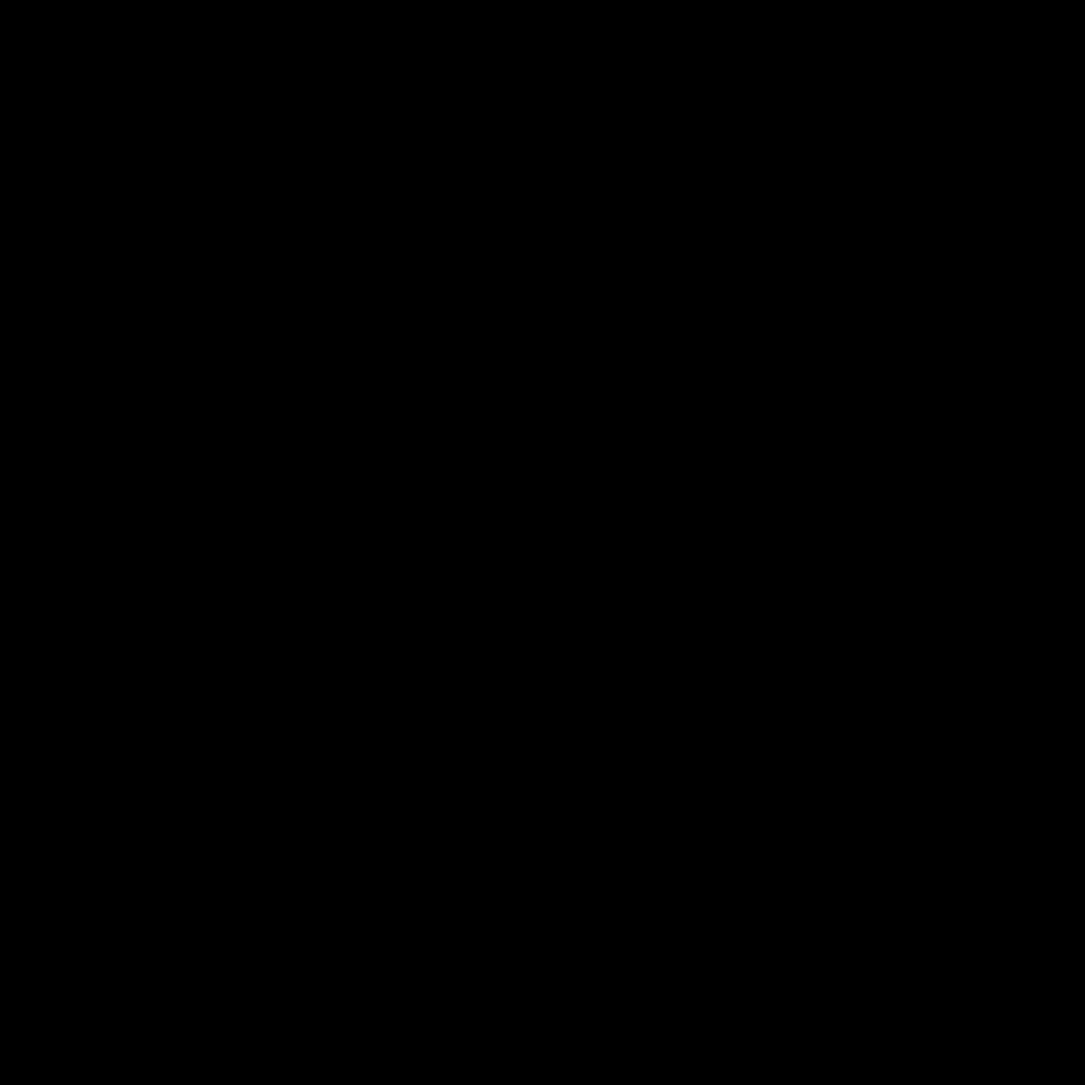
Frame 1 (no input)
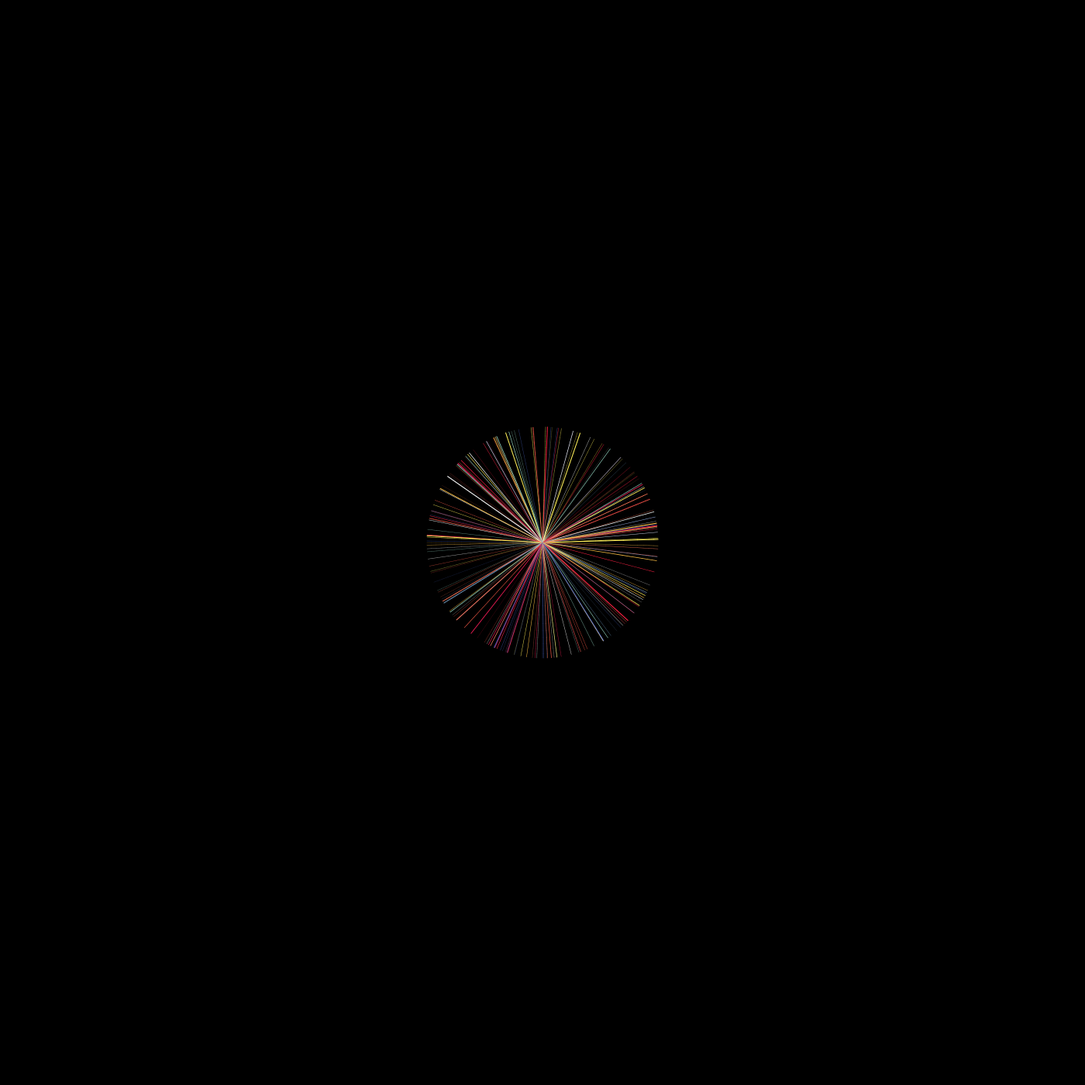
Frame 60 (no input)
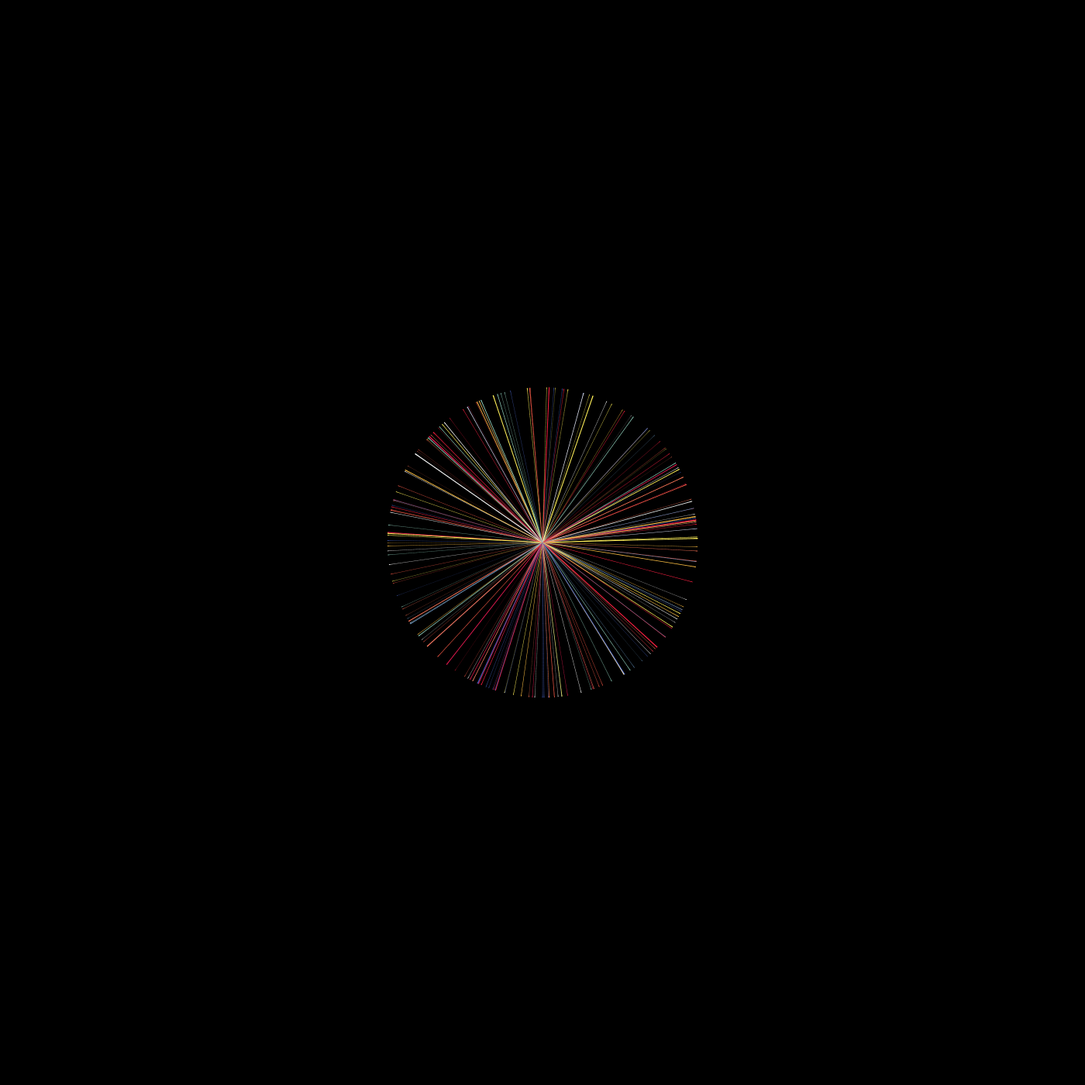
Frame 120 (the mouse pressed at the canvas centre since frame 60)

The p5.js sketch that drew these frames (run headless with seeded random() and noise() and a simulated clock; from frame 60 on, the mouse is pressed at the canvas centre):

// p5.js sketch
// ── sketch.js
let particles = [];
let colors =
  "4059ad-6b9ac4-97d8c4-eff2f1-f4b942-fff05a-ff785a-f24-fff-e01a4f-f15946"
    .split("-")
    .map((a) => "#" + a);

function setup() {
  pixelDensity(2);
  createCanvas(1400, 1400);
  fill(0);
  rect(0, 0, width, height);
  setTimeout(() => {
    for (let i = 0; i < 200; i++) {
      particles.push(
        new Particle({
          p: createVector(width / 2, height / 2),
          v: p5.Vector.random2D().mult(20),
        })
      );
    }
  }, 500);
}

function draw() {
  particles.forEach((p) => {
    p.update();
    p.draw();
  });
  particles = particles.filter((p) => p.alive);
  // circle(mouseX, mouseY, 20);
}

// ── particles.js
class Particle {
  constructor(args) {
    let def = {
      lastP: createVector(0, 0),
      p: createVector(0, 0),
      v: createVector(0, 0),
      a: createVector(0, 0),
      color: random(colors),
      rSpan: random([10, 20, 50, 100]),
      dashSpan: random([1, 10, 10000000]),
      alive: true,
      r: random(0.3, random(2)),
      live: 100,
      gen: 0,
    };
    Object.assign(def, args);
    Object.assign(this, def);
  }
  update() {
    this.lastP.x = this.p.x;
    this.lastP.y = this.p.y;
    this.p.add(this.v);
    this.v.add(this.a);

    this.v.mult(0.9);

    // this.a.y =-0.1
    this.live -= 1;
    if (this.live < 0 && random() < 0.05 && this.gen < 2) {
      this.alive = false;
      for (let i = 0; i < 5; i++) {
        particles.push(
          new Particle({
            p: this.p.copy(),
            v: p5.Vector.random2D().mult(5),
            gen: this.gen + 1,
          })
        );
      }
    }

    if (this.gen == 1) {
      this.p.y += sin(this.p.x / this.rSpan) * 4;
      this.p.x += sin(this.p.y / this.rSpan) * 4;
    }

    if (this.gen == 2) {
      this.p.y += sin((this.p.x / this.rSpan) * 5) * 2;
      this.p.x += sin((this.p.y / this.rSpan) * 5) * 2;
      this.v.rotate(
        sin((this.p.x / this.rSpan) * 5 + (this.p.y / this.rSpan) * 5) / 10
      );
      this.r *= 0.99;
    }

    // if (frameCount%15==0){
    // 	this.v.rotate(random([PI/2,-PI/2]))
    // }

    // this.v.rotate(0.04)

    // if (int(this.p.x)%20==0){
    // 	this.v.x+=(noise(this.p.x*100,100000)-0.5)/10
    // 	this.v.y+=(noise(this.p.y*100,5)-0.5)/10
    // 	// this.p.y+=sin(this.p.x/5)*2
    // 	// this.p.x+=sin(this.p.y/5)*2
    // 	// this.v.x+=random(-1,1)
    // 	// this.v.y+=random(-1,1)
    // 	if (random()<0.3){
    // 		this.color = random(random([colors]))
    // 	}
    // }
    // let delta = createVector(width/2,height/2).sub(this.p)
    // this.p.add(delta.mult(0.1).limit(4))
    // this.v.mult(0.999)
    // this.r*=0.998
  }
  draw() {
    push();
    noStroke();

    if (this.gen < 2) {
      strokeWeight(this.r * 0.7);
      stroke(this.color);
      line(this.lastP.x, this.lastP.y, this.p.x, this.p.y);
    } else {
      fill(this.color);
      translate(this.p.x, this.p.y);
      ellipse(0, 0, this.r);
    }
    // if ((frameCount % this.dashSpan)<this.dashSpan*0.7){
    // 	line(this.lastP.x,this.lastP.y,this.p.x,this.p.y)
    // }
    // if (random()<0.1){
    // 	noStroke()
    // 	fill(0,100)
    // 	for(var i=0;i<5;i++){
    // 		ellipse(this.p.x+random(-20,20),this.p.y+random(-20,20),random(2))
    // 	}
    // }
    // let c = color(this.color)
    // c.setAlpha(3)
    // stroke(c)
    // blendMode(SCREEN)
    // for(var i=4;i<5;i++){
    // 	strokeWeight(i*3)
    // 	line(this.lastP.x,this.lastP.y,this.p.x,this.p.y)
    // }
    // strokeWeight(6)
    // line(this.lastP.x,this.lastP.y,this.p.x,this.p.y)
    // strokeWeight(8)
    // line(this.lastP.x,this.lastP.y,this.p.x,this.p.y)

    // ellipse(0,0,this.r*2)
    // ellipse(0,0,this.r*3)
    // ellipse(0,0,this.r*4)
    pop();
  }
}
